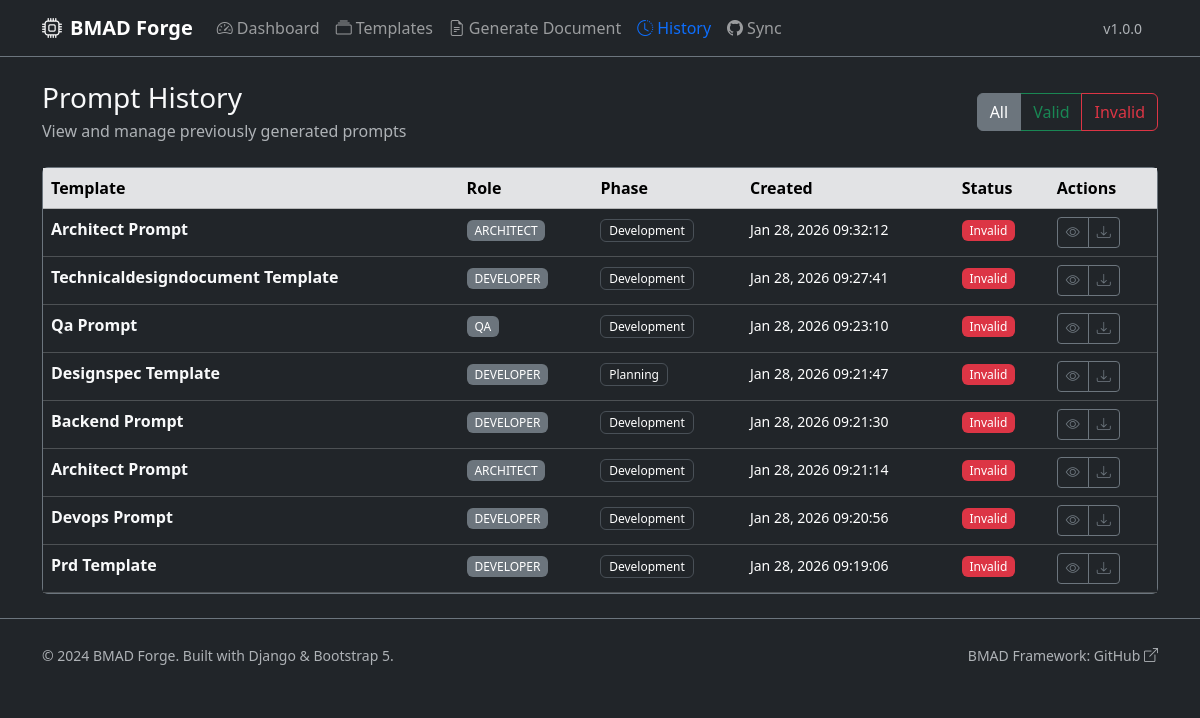
The app's page /prompts/history/ with its own data.
### forge/models.py (models this page shows, shortened)
class GeneratedPrompt(models.Model):
    template = models.ForeignKey(
        Template,
        on_delete=models.CASCADE,
        related_name='generated_prompts',
        help_text="The template used to generate this prompt"
    )
    input_data = models.JSONField(
        help_text="User input data used to generate the prompt"
    )
    final_output = models.TextField(
        help_text="The generated prompt output"
    )
    is_valid = models.BooleanField(
        default=False,
        help_text="Whether the generated prompt is BMAD-compliant"
    )
    validation_notes = models.JSONField(
        default=list,
        blank=True,
        help_text="Notes from BMAD validation checks"
    )
    missing_variables = models.JSONField(
        default=list,
        blank=True,
        help_text="List of variables that were not replaced"
    )
    created_at = models.DateTimeField(
        auto_now_add=True,
        help_text="When this prompt was generated"
    )
    class Meta:
        ordering = ['-created_at']
        indexes = [
            models.Index(fields=['template', 'created_at']),
            models.Index(fields=['is_valid', 'created_at']),
        ]

class Template(models.Model):
    title = models.CharField(
        max_length=255,
        help_text="Template title"
    )
    content = models.TextField(
        help_text="Template content with {{VARIABLE_NAME}} or [VARIABLE_NAME] placeholders"
    )
    agent_role = models.CharField(
        max_length=50,
        choices=settings.BMAD_AGENT_ROLES,
        help_text="BMAD agent role associated with this template"
    )
    workflow_phase = models.CharField(
        max_length=50,
        choices=settings.BMAD_WORKFLOW_PHASES,
        help_text="BMAD workflow phase associated with this template"
    )
    remote_url = models.URLField(
        max_length=500,
        blank=True,
        null=True,
        help_text="Original remote URL where this template was synced from"
    )
    remote_path = models.CharField(
        max_length=500,
        blank=True,
        null=True,
        help_text="File path in the remote repository"
    )
    description = models.TextField(
        blank=True,
        null=True,
        help_text="Template description and usage instructions"
    )
    version = models.CharField(
        max_length=50,
        default='1.0.0',
        help_text="Template version"
    )
    variables = models.JSONField(
        default=list,
        blank=True,
        help_text="Detected variables in the template"
    )
    is_active = models.BooleanField(
        default=True,
        help_text="Whether this template is active and available for use"
    )
    last_updated = models.DateTimeField(
        auto_now=True,
        help_text="Last time this template was updated"
    )
    created_at = models.DateTimeField(
        auto_now_add=True,
        help_text="When this template was first created"
    )
    class Meta:
        ordering = ['agent_role', 'workflow_phase', 'title']
        indexes = [
            models.Index(fields=['agent_role', 'workflow_phase']),
            models.Index(fields=['is_active', 'created_at']),
        ]

### forge/views.py (the view)
# urls.py: path('prompts/history/', views.PromptHistoryView.as_view(), name='prompt_history'),
class PromptHistoryView(ListView):
    model = GeneratedPrompt
    template_name = 'forge/prompt_history.html'
    context_object_name = 'prompts'
    paginate_by = 20
    def get_queryset(self):
        queryset = GeneratedPrompt.objects.select_related('template')
        status = self.request.GET.get('status')
        if status == 'valid':
            queryset = queryset.filter(is_valid=True)
        elif status == 'invalid':
            queryset = queryset.filter(is_valid=False)
        return queryset

### forge/templates/forge/prompt_history.html (shortened to what this page needs)
{% extends 'forge/base.html' %}
{% block content %}
<div class="container">
    <div class="d-flex justify-content-between align-items-center mb-4">
        <div>
            <h1 class="h3 mb-1">Prompt History</h1>
            <p class="text-muted mb-0">View and manage previously generated prompts</p>
        </div>
        <div class="btn-group">
            <a href="?status=all" class="btn btn-outline-secondary {% if not request.GET.status %}active{% endif %}">
                All
            </a>
            <a href="?status=valid" class="btn btn-outline-success {% if request.GET.status == 'valid' %}active{% endif %}">
                Valid
            </a>
            <a href="?status=invalid" class="btn btn-outline-danger {% if request.GET.status == 'invalid' %}active{% endif %}">
                Invalid
            </a>
        </div>
    </div>
    {% if prompts %}
    <div class="card bg-dark border-secondary">
        <div class="table-responsive">
            <table class="table table-dark table-hover mb-0">
                <thead class="table-secondary">
                    <tr>
                        <th>Template</th>
                        <th>Role</th>
                        <th>Phase</th>
                        <th>Created</th>
                        <th>Status</th>
                        <th>Actions</th>
                    </tr>
                </thead>
                <tbody>
                    {% for prompt in prompts %}
                    <tr>
                        <td>
                            <a href="{% url 'forge:prompt_result' prompt.id %}" class="text-light text-decoration-none">
                                <strong>{{ prompt.template.title }}</strong>
                            </a>
                        </td>
                        <td>
                            <span class="badge bg-secondary">{{ prompt.template.agent_role|upper }}</span>
                        </td>
                        <td>
                            <span class="badge bg-dark border">{{ prompt.template.workflow_phase|title }}</span>
                        </td>
                        <td>
                            <small>{{ prompt.created_at|date:"M d, Y H:i:s" }}</small>
                        </td>
                        <td>
                            {% if prompt.is_valid %}
                            <span class="badge bg-success">Valid</span>
                            {% else %}
                            <span class="badge bg-danger">Invalid</span>
                            {% endif %}
                        </td>
                        <td>
                            <div class="btn-group btn-group-sm">
                                <a href="{% url 'forge:prompt_result' prompt.id %}" class="btn btn-outline-secondary" title="View">
                                    <i class="bi bi-eye"></i>
                                </a>
                                <a href="{% url 'forge:download_prompt' prompt.id %}" class="btn btn-outline-secondary" title="Download">
                                    <i class="bi bi-download"></i>
                                </a>
                            </div>
                        </td>
                    </tr>
                    {% endfor %}
                </tbody>
            </table>
        </div>
    </div>
    {% endif %}
</div>
{% endblock content %}

### forge/static/css/styles.css (style rules this page uses)
.badge { font-weight: 500; }
.btn { transition: all 0.2s ease; }
.table-dark { --bs-table-bg: #212529; }
a { color: #0d6efd; text-decoration: none; }

### records on screen
GeneratedPrompt: template "Architect Prompt", template.agent_role "ARCHITECT", template.workflow_phase "Development", created_at "Jan 28, 2026 09:32:12", is_valid "Invalid"
GeneratedPrompt: template "Technicaldesigndocument Template", template.agent_role "DEVELOPER", template.workflow_phase "Development", created_at "Jan 28, 2026 09:27:41", is_valid "Invalid"
GeneratedPrompt: template "Qa Prompt", template.agent_role "QA", template.workflow_phase "Development", created_at "Jan 28, 2026 09:23:10", is_valid "Invalid"
GeneratedPrompt: template "Designspec Template", template.agent_role "DEVELOPER", template.workflow_phase "Planning", created_at "Jan 28, 2026 09:21:47", is_valid "Invalid"
GeneratedPrompt: template "Backend Prompt", template.agent_role "DEVELOPER", template.workflow_phase "Development", created_at "Jan 28, 2026 09:21:30", is_valid "Invalid"
GeneratedPrompt: template "Architect Prompt", template.agent_role "ARCHITECT", template.workflow_phase "Development", created_at "Jan 28, 2026 09:21:14", is_valid "Invalid"
GeneratedPrompt: template "Devops Prompt", template.agent_role "DEVELOPER", template.workflow_phase "Development", created_at "Jan 28, 2026 09:20:56", is_valid "Invalid"
GeneratedPrompt: template "Prd Template", template.agent_role "DEVELOPER", template.workflow_phase "Development", created_at "Jan 28, 2026 09:19:06", is_valid "Invalid"

### other values on screen
{{ APP_VERSION|default:"1.0.0" }} "1.0.0"
